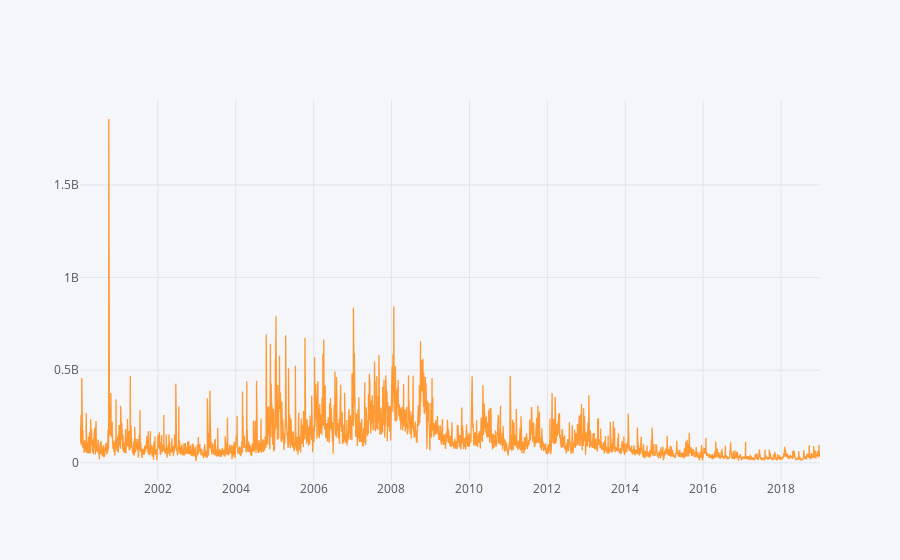

Write notebook code for a chart like this one.
### Code cell
data['Volume'].iplot()

### Figure 1 — Plotly figure (JSON) as saved in the notebook; plotly's stock layout.template omitted (floating-point values rounded to 4 significant figures; data arrays with more than 128 entries replaced by an {"elided": "..."} marker saying what was removed)
{"data": [{"line": {"color": "rgba(255, 153, 51, 1.0)", "dash": "solid", "shape": "linear", "width": 1.3}, "mode": "lines", "name": "Volume", "text": "", "type": "scatter", "uid": "1c49c3a2-7fa3-428a-b053-733fdc7bd00d", "x": {"elided": "4779 str values"}, "y": {"elided": "4779 int values"}}], "layout": {"legend": {"bgcolor": "#F5F6F9", "font": {"color": "#4D5663"}}, "paper_bgcolor": "#F5F6F9", "plot_bgcolor": "#F5F6F9", "title": {"font": {"color": "#4D5663"}}, "xaxis": {"gridcolor": "#E1E5ED", "showgrid": true, "tickfont": {"color": "#4D5663"}, "title": {"font": {"color": "#4D5663"}, "text": ""}, "zerolinecolor": "#E1E5ED"}, "yaxis": {"gridcolor": "#E1E5ED", "showgrid": true, "tickfont": {"color": "#4D5663"}, "title": {"font": {"color": "#4D5663"}, "text": ""}, "zerolinecolor": "#E1E5ED"}}}
